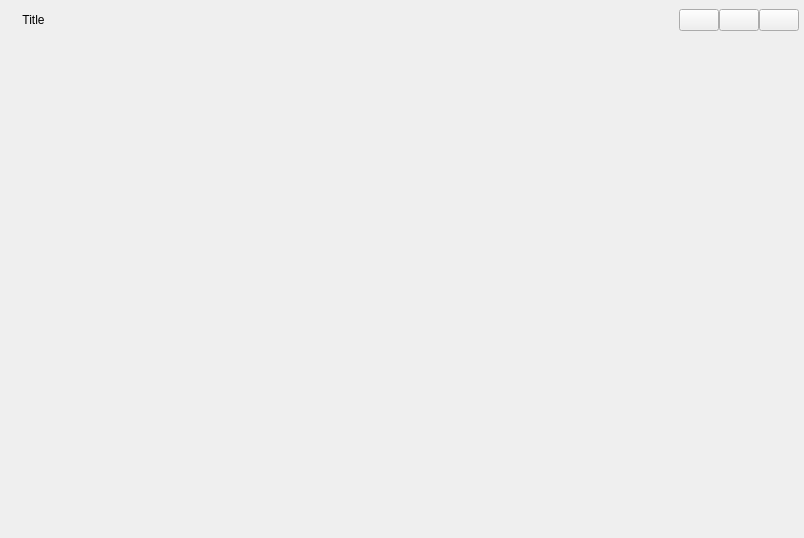
<?xml version="1.0" encoding="UTF-8"?>
<ui version="4.0">
 <class>WinWidget</class>
 <widget class="QWidget" name="WinWidget">
  <property name="geometry">
   <rect>
    <x>0</x>
    <y>0</y>
    <width>804</width>
    <height>538</height>
   </rect>
  </property>
  <property name="windowTitle">
   <string>Form</string>
  </property>
  <layout class="QVBoxLayout" name="verticalLayout_3">
   <property name="spacing">
    <number>0</number>
   </property>
   <property name="leftMargin">
    <number>0</number>
   </property>
   <property name="topMargin">
    <number>0</number>
   </property>
   <property name="rightMargin">
    <number>0</number>
   </property>
   <property name="bottomMargin">
    <number>0</number>
   </property>
   <item>
    <widget class="QWidget" name="WinRootWidget" native="true">
     <layout class="QVBoxLayout" name="WinRootWidgetLayout">
      <property name="spacing">
       <number>0</number>
      </property>
      <property name="leftMargin">
       <number>5</number>
      </property>
      <property name="topMargin">
       <number>5</number>
      </property>
      <property name="rightMargin">
       <number>5</number>
      </property>
      <property name="bottomMargin">
       <number>5</number>
      </property>
      <item>
       <widget class="QWidget" name="TopWidget" native="true">
        <property name="minimumSize">
         <size>
          <width>0</width>
          <height>30</height>
         </size>
        </property>
        <property name="maximumSize">
         <size>
          <width>16777215</width>
          <height>30</height>
         </size>
        </property>
        <layout class="QHBoxLayout" name="TopLayout">
         <property name="spacing">
          <number>5</number>
         </property>
         <property name="leftMargin">
          <number>5</number>
         </property>
         <property name="topMargin">
          <number>0</number>
         </property>
         <property name="rightMargin">
          <number>0</number>
         </property>
         <property name="bottomMargin">
          <number>0</number>
         </property>
         <item>
          <widget class="QLabel" name="Icon">
           <property name="maximumSize">
            <size>
             <width>30</width>
             <height>30</height>
            </size>
           </property>
           <property name="text">
            <string/>
           </property>
          </widget>
         </item>
         <item>
          <widget class="QLabel" name="Title">
           <property name="layoutDirection">
            <enum>Qt::LeftToRight</enum>
           </property>
           <property name="text">
            <string>Title</string>
           </property>
           <property name="alignment">
            <set>Qt::AlignCenter</set>
           </property>
          </widget>
         </item>
         <item>
          <spacer name="horizontalSpacer">
           <property name="orientation">
            <enum>Qt::Horizontal</enum>
           </property>
           <property name="sizeHint" stdset="0">
            <size>
             <width>40</width>
             <height>20</height>
            </size>
           </property>
          </spacer>
         </item>
         <item>
          <layout class="QHBoxLayout" name="ButtonsLayout">
           <property name="spacing">
            <number>0</number>
           </property>
           <item>
            <widget class="QPushButton" name="MinimizeButton">
             <property name="text">
              <string/>
             </property>
            </widget>
           </item>
           <item>
            <widget class="QPushButton" name="ZoomButton">
             <property name="text">
              <string/>
             </property>
            </widget>
           </item>
           <item>
            <widget class="QPushButton" name="CloseButton">
             <property name="text">
              <string/>
             </property>
            </widget>
           </item>
          </layout>
         </item>
        </layout>
       </widget>
      </item>
      <item>
       <layout class="QHBoxLayout" name="ToolLayout">
        <property name="spacing">
         <number>0</number>
        </property>
        <item>
         <widget class="QWidget" name="ToolListWidget" native="true">
          <property name="minimumSize">
           <size>
            <width>200</width>
            <height>0</height>
           </size>
          </property>
          <property name="maximumSize">
           <size>
            <width>16777215</width>
            <height>16777215</height>
           </size>
          </property>
         </widget>
        </item>
        <item>
         <widget class="QWidget" name="ExhibitionWidget" native="true">
          <layout class="QVBoxLayout" name="verticalLayout_2">
           <property name="spacing">
            <number>0</number>
           </property>
           <property name="leftMargin">
            <number>0</number>
           </property>
           <property name="topMargin">
            <number>0</number>
           </property>
           <property name="rightMargin">
            <number>0</number>
           </property>
           <property name="bottomMargin">
            <number>0</number>
           </property>
           <item>
            <widget class="QStackedWidget" name="FuncStackWidget">
             <widget class="QWidget" name="WidgetFunc"/>
             <widget class="QWidget" name="GraphicsViewFunc"/>
             <widget class="QWidget" name="QuickWidgetFunc"/>
             <widget class="QWidget" name="SettingFunc"/>
             <widget class="QWidget" name="AboutFunc"/>
            </widget>
           </item>
          </layout>
         </widget>
        </item>
       </layout>
      </item>
      <item>
       <widget class="QWidget" name="BottomWidget" native="true">
        <property name="minimumSize">
         <size>
          <width>0</width>
          <height>20</height>
         </size>
        </property>
        <property name="maximumSize">
         <size>
          <width>16777215</width>
          <height>20</height>
         </size>
        </property>
       </widget>
      </item>
     </layout>
    </widget>
   </item>
  </layout>
 </widget>
 <resources/>
 <connections/>
</ui>
